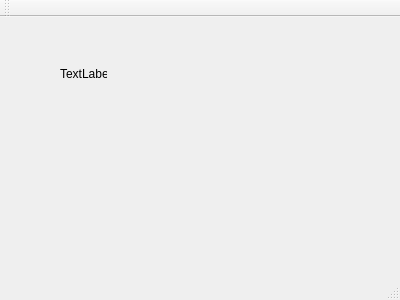
<?xml version="1.0" encoding="UTF-8"?>
<ui version="4.0">
 <class>MainWindow</class>
 <widget class="QMainWindow" name="MainWindow">
  <property name="geometry">
   <rect>
    <x>0</x>
    <y>0</y>
    <width>400</width>
    <height>300</height>
   </rect>
  </property>
  <property name="windowTitle">
   <string>MainWindow</string>
  </property>
  <widget class="QWidget" name="centralWidget">
   <widget class="QLabel" name="label">
    <property name="geometry">
     <rect>
      <x>60</x>
      <y>50</y>
      <width>47</width>
      <height>13</height>
     </rect>
    </property>
    <property name="text">
     <string>TextLabel</string>
    </property>
   </widget>
  </widget>
  <widget class="QMenuBar" name="menuBar">
   <property name="geometry">
    <rect>
     <x>0</x>
     <y>0</y>
     <width>400</width>
     <height>21</height>
    </rect>
   </property>
  </widget>
  <widget class="QToolBar" name="mainToolBar">
   <attribute name="toolBarArea">
    <enum>TopToolBarArea</enum>
   </attribute>
   <attribute name="toolBarBreak">
    <bool>false</bool>
   </attribute>
  </widget>
  <widget class="QStatusBar" name="statusBar"/>
 </widget>
 <layoutdefault spacing="6" margin="11"/>
 <resources/>
 <connections/>
</ui>
